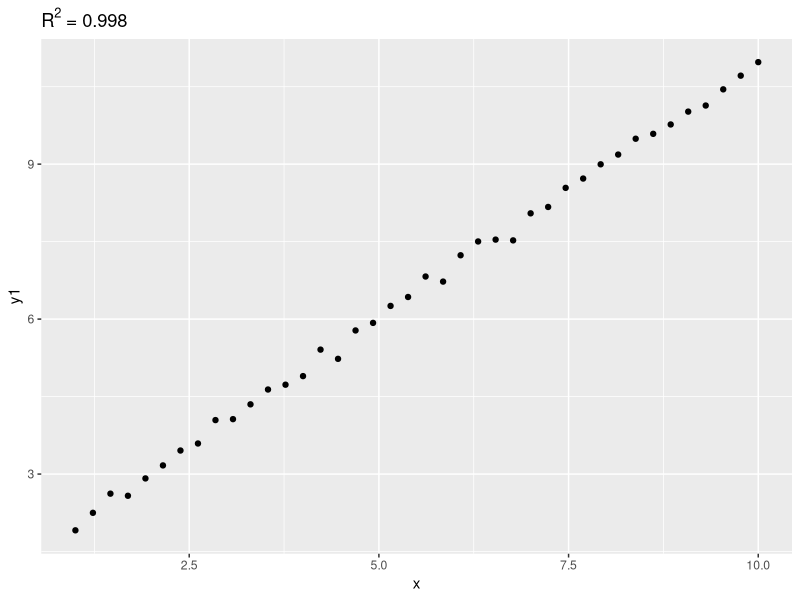
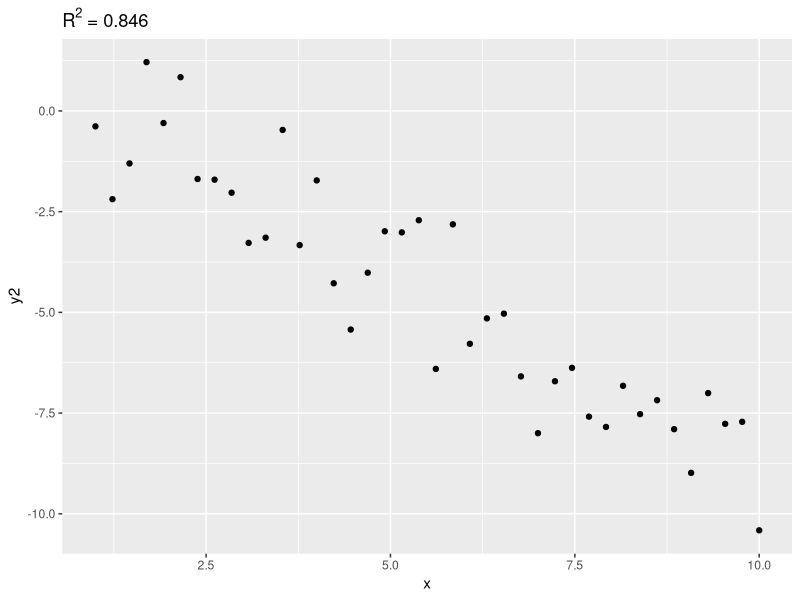
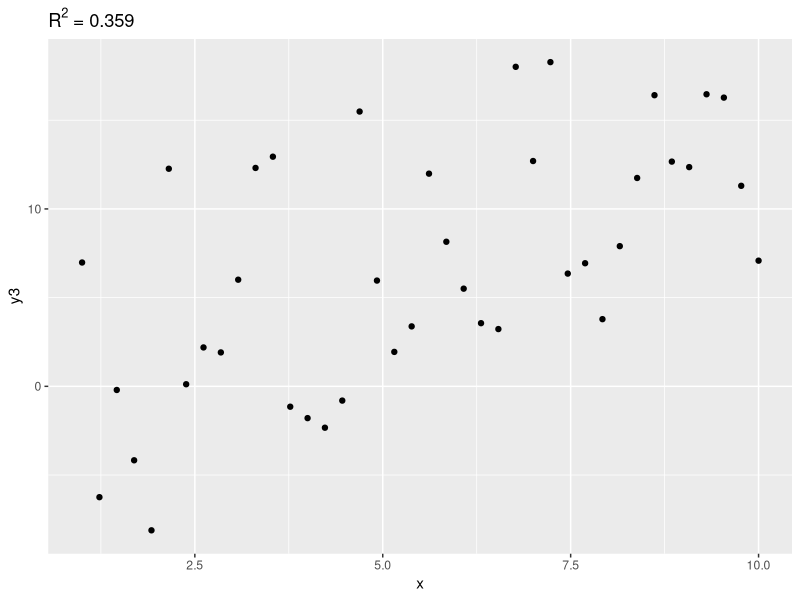
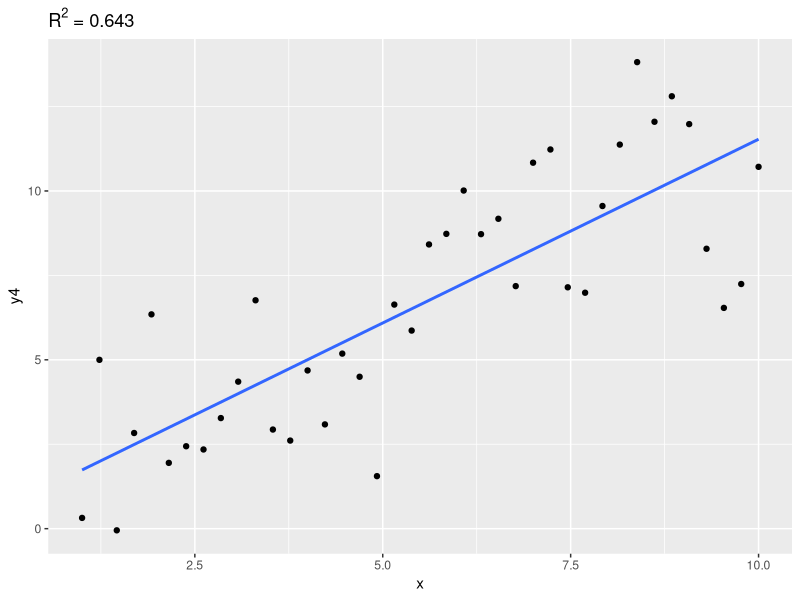
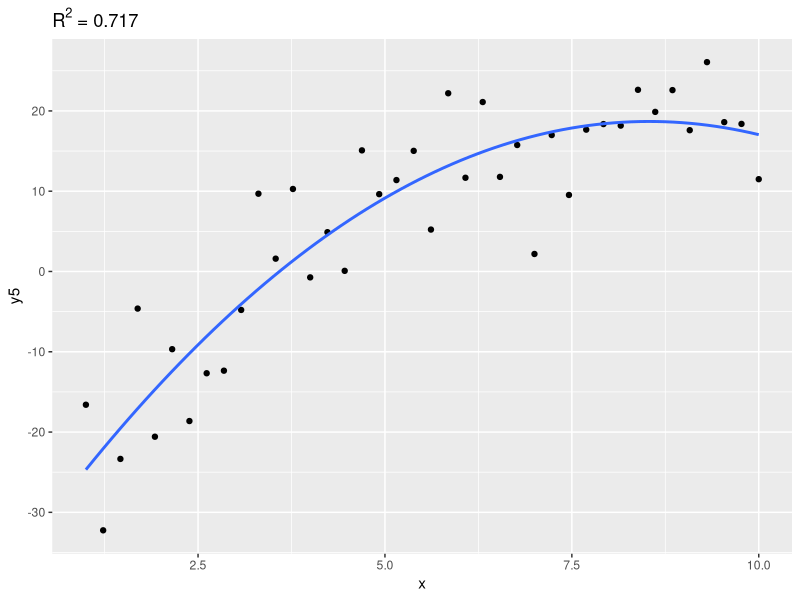
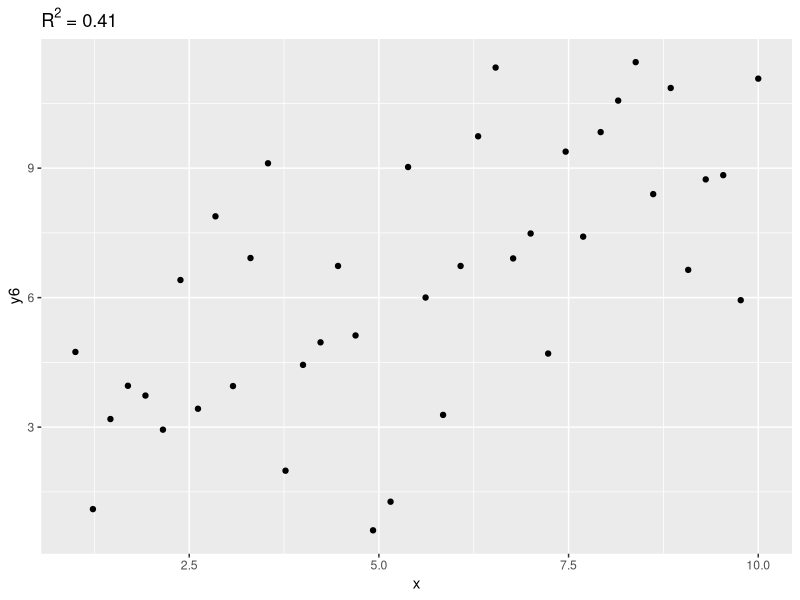
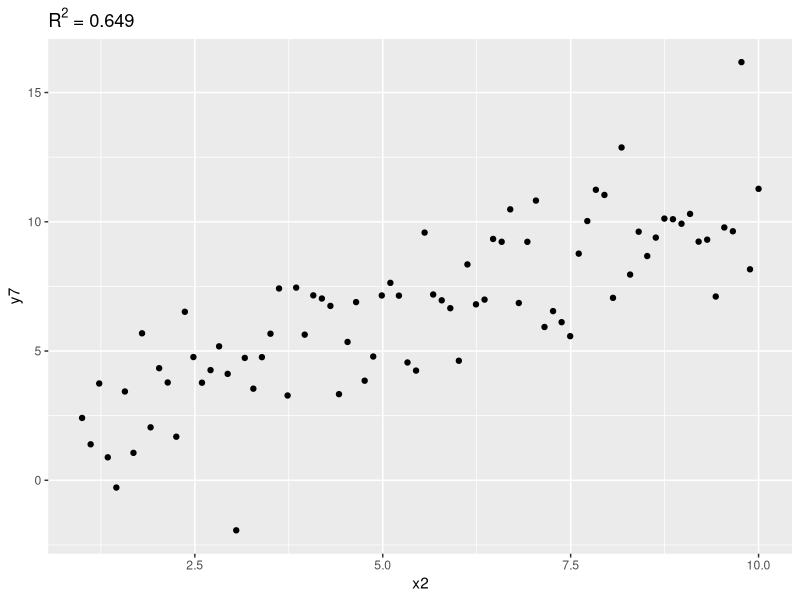
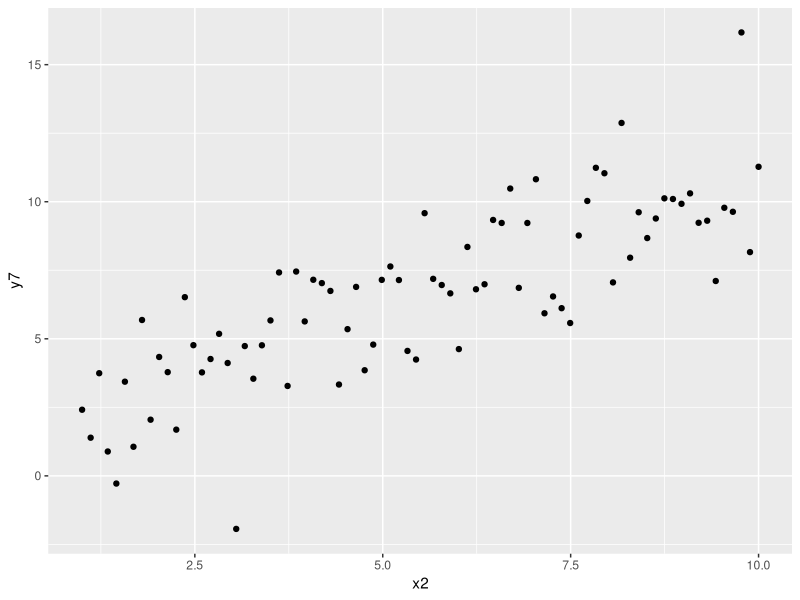

The R source for these figures, in order:
## ---- chunk 1
knitr::opts_chunk$set(echo=FALSE)
## ---- chunk 2
library(dplyr)
library(ggplot2)
set.seed(2)
n <- 40
x <- seq(1, 10, length.out = n)
y1 <-  1 + x + rnorm(n, 0, 0.1)

data.frame(x, y1) %>% 
  ggplot(aes(x=x, y=y1)) + geom_point() + 
  ggtitle(substitute(paste(R^2, " = ", R2), list(R2 = round(cor(x, y1)^2, 3))))

y2 <- 1 - x + rnorm(n, 0, 1)
data.frame(x, y2) %>% 
  ggplot(aes(x=x, y=y2)) + geom_point() + 
  ggtitle(substitute(paste(R^2, " = ", R2), list(R2 = round(cor(x, y2)^2, 3))))

y3 <- 1 + x + rnorm(n, 0, 5)
data.frame(x, y3) %>% 
  ggplot(aes(x=x, y=y3)) + geom_point() + 
  ggtitle(substitute(paste(R^2, " = ", R2), list(R2 = round(cor(x, y3)^2, 3))))

## ---- chunk 3
set.seed(5)
y4 <- 1 + x + rnorm(n, 0, 2)
data.frame(x, y4) %>% 
  ggplot(aes(x=x, y=y4)) + geom_point() + 
  geom_smooth(method = "lm", se = FALSE) + 
  ggtitle(substitute(paste(R^2, " = ", R2), list(R2 = round(cor(x, y4)^2, 3))))

y5 <- 20 - (x - 8)^2 + rnorm(n, 0, 8)
data.frame(x, y5) %>% 
  ggplot(aes(x=x, y=y5)) + geom_point() +
  geom_smooth(method = "lm", formula = y ~ x + I(x^2), se = FALSE) +
  ggtitle(substitute(paste(R^2, " = ", R2), list(R2 = round(cor(x, y5)^2, 3))))
## ---- chunk 4
set.seed(42)
y6 <- 1 + x + rnorm(n, 0, 2)
data.frame(x, y6) %>% 
  ggplot(aes(x=x, y=y6)) + geom_point() + 
  ggtitle(substitute(paste(R^2, " = ", R2), list(R2 = round(cor(x, y6)^2, 3))))

x2 <- seq(1, 10, length.out = 2*n)
y7 <- 1 + x2 + rnorm(2*n, 0, 2)
data.frame(x2, y7) %>% 
  ggplot(aes(x=x2, y=y7)) + geom_point() +
  ggtitle(substitute(paste(R^2, " = ", R2), list(R2 = round(cor(x2, y7)^2, 3))))
## ---- chunk 5
data.frame(x2, y7) %>% 
  ggplot(aes(x=x2, y=y7)) + geom_point() 
## ---- chunk 6
library(broom)
library(knitr)
ci <- tidy(lm(y7~x2))
x_0 = 5.0
kable(ci, digits=3)
options(digits=3)
s <- glance(lm(y7 ~ x2))$sigma
x_bar <- mean(x2)
S_xx <- sum((x2 - mean(x2))^2)
## ---- chunk 7
data.frame(x2, y7) %>% 
  ggplot(aes(x=x2, y=y7)) + geom_point() + stat_smooth(method="lm")
## ---- chunk 8
preds <- predict(lm(y7~x2), newdata = data.frame(x2=x2), interval = "p")
cbind(data.frame(x2, y7), preds) %>% 
  ggplot(aes(x=x2, y=y7)) + 
  geom_point() + 
  geom_ribbon(aes(ymin=lwr, ymax=upr), alpha=0.1)+
  geom_line(aes(y=fit))
